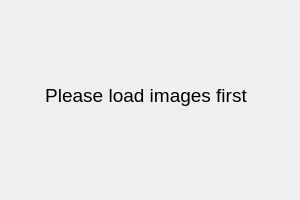
<?xml version="1.0" encoding="UTF-8"?>
<ui version="4.0">
 <class>Dialog2</class>
 <widget class="QDialog" name="Dialog2">
  <property name="geometry">
   <rect>
    <x>0</x>
    <y>0</y>
    <width>300</width>
    <height>200</height>
   </rect>
  </property>
  <property name="windowTitle">
   <string>Dialog</string>
  </property>
  <widget class="QLabel" name="label">
   <property name="geometry">
    <rect>
     <x>-4</x>
     <y>6</y>
     <width>300</width>
     <height>180</height>
    </rect>
   </property>
   <property name="text">
    <string>&lt;html&gt;&lt;head/&gt;&lt;body&gt;&lt;p align=&quot;center&quot;&gt;&lt;span style=&quot; font-size:14pt;&quot;&gt;Please load images first&lt;/span&gt;&lt;/p&gt;&lt;/body&gt;&lt;/html&gt;</string>
   </property>
  </widget>
 </widget>
 <resources/>
 <connections/>
</ui>
